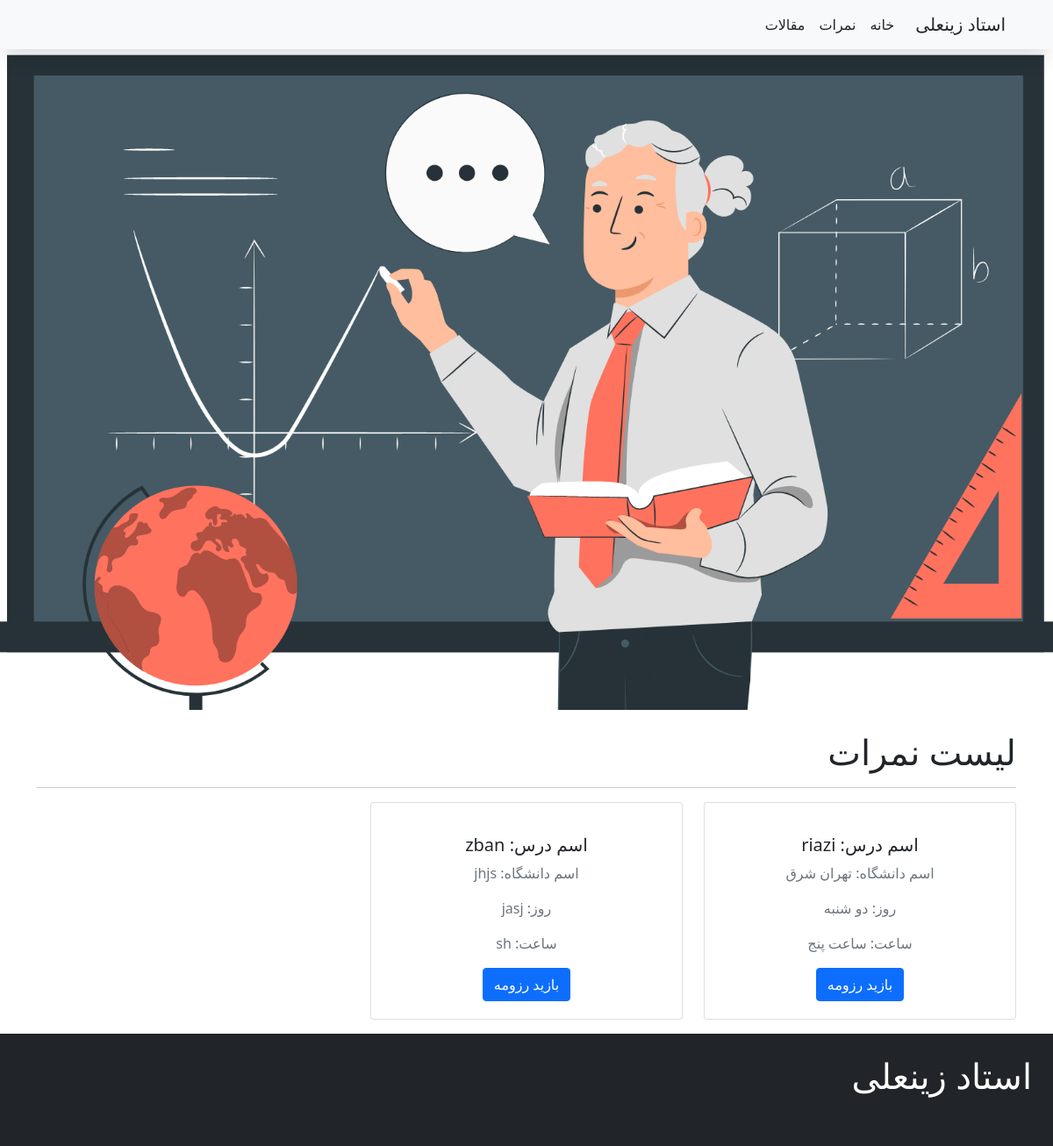
/list-nomarat, run on the app's committed database.
### professor/models.py (models this page shows, shortened)
class Class_Name(models.Model):
    name = models.CharField(max_length=100)
    slug = models.SlugField(max_length=100)
    uni_name = models.CharField(max_length=100)
    date = models.CharField(max_length=100)
    time = models.CharField(max_length=100)
    published = models.BooleanField(default=False)

### professor/views.py (the view)
# urls.py: path("list-nomarat", Classes.as_view(), name="Classes"),
class Classes(ListView):
    queryset = Class_Name.objects.filter(published=True)
    template_name = "clases/classes.html"

### templates/clases/classes.html (shortened to what this page needs)
{% extends "base.html" %}
{% block content %}
<div class="container">
    <br><h1>لیست نمرات</h1><hr>
    <div class="row">
        {% for c in object_list %}
        <div class="col-4">
            <div class="card text-center text-black bg-white mb-3 p-1">
				<div class="card-body">
				  <h5 class="card-title">اسم درس: {{c.name}}</h5>
				  <p class="card-text text-muted">اسم دانشگاه: {{c.uni_name}}</p>
                  <p class="card-text text-muted">روز: {{c.date}}</p>
                  <p class="card-text text-muted">ساعت: {{c.time}}</p>
                  <div class="text-dark text-md-center">
                    <a href="{% url 'student-number:number' c.slug c.name %}" class="btn btn-primary">بازید رزومه</a>
                </div>
                </div>
            </div>
        </div>
        {% endfor %}
    </div>
</div>
{% endblock %}

### data on the page
Class_Name: name "riazi", uni_name "تهران شرق", date "دو شنبه", time "ساعت پنج"
Class_Name: name "zban", uni_name "jhjs", date "jasj", time "sh"
